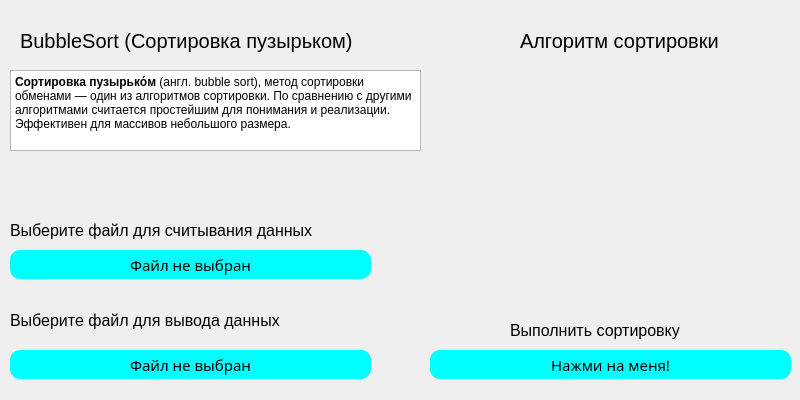
<?xml version="1.0" encoding="UTF-8"?>
<ui version="4.0">
 <class>Window_BubbleSort</class>
 <widget class="QDialog" name="Window_BubbleSort">
  <property name="geometry">
   <rect>
    <x>0</x>
    <y>0</y>
    <width>800</width>
    <height>400</height>
   </rect>
  </property>
  <property name="sizePolicy">
   <sizepolicy hsizetype="Fixed" vsizetype="Fixed">
    <horstretch>0</horstretch>
    <verstretch>0</verstretch>
   </sizepolicy>
  </property>
  <property name="minimumSize">
   <size>
    <width>800</width>
    <height>400</height>
   </size>
  </property>
  <property name="maximumSize">
   <size>
    <width>800</width>
    <height>400</height>
   </size>
  </property>
  <property name="font">
   <font>
    <pointsize>15</pointsize>
   </font>
  </property>
  <property name="windowTitle">
   <string>BubbleSort</string>
  </property>
  <property name="styleSheet">
   <string notr="true">QPushButton{
	background-color: aqua;
	border-radius: 10px;
	color: black;
	border-style: solid;
	font-size: 15px;
}

QDialog{

}</string>
  </property>
  <widget class="QTextBrowser" name="textBrowser">
   <property name="geometry">
    <rect>
     <x>10</x>
     <y>70</y>
     <width>411</width>
     <height>81</height>
    </rect>
   </property>
   <property name="html">
    <string>&lt;!DOCTYPE HTML PUBLIC &quot;-//W3C//DTD HTML 4.0//EN&quot; &quot;http://www.w3.org/TR/REC-html40/strict.dtd&quot;&gt;
&lt;html&gt;&lt;head&gt;&lt;meta name=&quot;qrichtext&quot; content=&quot;1&quot; /&gt;&lt;meta charset=&quot;utf-8&quot; /&gt;&lt;style type=&quot;text/css&quot;&gt;
p, li { white-space: pre-wrap; }
hr { height: 1px; border-width: 0; }
li.unchecked::marker { content: &quot;\2610&quot;; }
li.checked::marker { content: &quot;\2612&quot;; }
&lt;/style&gt;&lt;/head&gt;&lt;body style=&quot; font-family:'Segoe UI'; font-size:15pt; font-weight:400; font-style:normal;&quot;&gt;
&lt;p style=&quot; margin-top:0px; margin-bottom:0px; margin-left:0px; margin-right:0px; -qt-block-indent:0; text-indent:0px;&quot;&gt;&lt;span style=&quot; font-size:9pt; font-weight:700;&quot;&gt;Сортировка пузырько́м&lt;/span&gt;&lt;span style=&quot; font-size:9pt;&quot;&gt; (англ. bubble sort), метод сортировки обменами — один из алгоритмов сортировки. По сравнению с другими алгоритмами считается простейшим для понимания и реализации. Эффективен для массивов небольшого размера.&lt;/span&gt;&lt;/p&gt;&lt;/body&gt;&lt;/html&gt;</string>
   </property>
  </widget>
  <widget class="QLabel" name="label">
   <property name="geometry">
    <rect>
     <x>20</x>
     <y>20</y>
     <width>421</width>
     <height>41</height>
    </rect>
   </property>
   <property name="font">
    <font>
     <pointsize>15</pointsize>
     <fontweight>Black</fontweight>
    </font>
   </property>
   <property name="text">
    <string>BubbleSort (Сортировка пузырьком)</string>
   </property>
  </widget>
  <widget class="QLabel" name="label_3">
   <property name="geometry">
    <rect>
     <x>520</x>
     <y>20</y>
     <width>421</width>
     <height>41</height>
    </rect>
   </property>
   <property name="font">
    <font>
     <pointsize>15</pointsize>
     <fontweight>Black</fontweight>
    </font>
   </property>
   <property name="text">
    <string>Алгоритм сортировки</string>
   </property>
  </widget>
  <widget class="QPushButton" name="pushButton_1">
   <property name="geometry">
    <rect>
     <x>10</x>
     <y>250</y>
     <width>361</width>
     <height>29</height>
    </rect>
   </property>
   <property name="font">
    <font>
     <family>Sitka Heading Semibold</family>
     <pointsize>-1</pointsize>
    </font>
   </property>
   <property name="text">
    <string>Файл не выбран</string>
   </property>
  </widget>
  <widget class="QPushButton" name="pushButton_2">
   <property name="geometry">
    <rect>
     <x>10</x>
     <y>350</y>
     <width>361</width>
     <height>29</height>
    </rect>
   </property>
   <property name="font">
    <font>
     <family>Sitka Heading Semibold</family>
     <pointsize>-1</pointsize>
    </font>
   </property>
   <property name="text">
    <string>Файл не выбран</string>
   </property>
  </widget>
  <widget class="QLabel" name="label_4">
   <property name="geometry">
    <rect>
     <x>10</x>
     <y>210</y>
     <width>421</width>
     <height>41</height>
    </rect>
   </property>
   <property name="font">
    <font>
     <pointsize>12</pointsize>
     <fontweight>Black</fontweight>
    </font>
   </property>
   <property name="text">
    <string>Выберите файл для считывания данных</string>
   </property>
  </widget>
  <widget class="QLabel" name="label_5">
   <property name="geometry">
    <rect>
     <x>10</x>
     <y>300</y>
     <width>381</width>
     <height>41</height>
    </rect>
   </property>
   <property name="font">
    <font>
     <pointsize>12</pointsize>
     <fontweight>Black</fontweight>
    </font>
   </property>
   <property name="text">
    <string>Выберите файл для вывода данных</string>
   </property>
  </widget>
  <widget class="QPushButton" name="pushButton_3">
   <property name="geometry">
    <rect>
     <x>430</x>
     <y>350</y>
     <width>361</width>
     <height>29</height>
    </rect>
   </property>
   <property name="font">
    <font>
     <family>Sitka Heading Semibold</family>
     <pointsize>-1</pointsize>
    </font>
   </property>
   <property name="text">
    <string>Нажми на меня!</string>
   </property>
  </widget>
  <widget class="QLabel" name="label_6">
   <property name="geometry">
    <rect>
     <x>510</x>
     <y>310</y>
     <width>251</width>
     <height>41</height>
    </rect>
   </property>
   <property name="font">
    <font>
     <pointsize>12</pointsize>
     <fontweight>Black</fontweight>
    </font>
   </property>
   <property name="text">
    <string>Выполнить сортировку</string>
   </property>
  </widget>
  <widget class="QLabel" name="label_2">
   <property name="geometry">
    <rect>
     <x>495</x>
     <y>70</y>
     <width>280</width>
     <height>214</height>
    </rect>
   </property>
   <property name="text">
    <string/>
   </property>
  </widget>
 </widget>
 <resources/>
 <connections/>
</ui>
